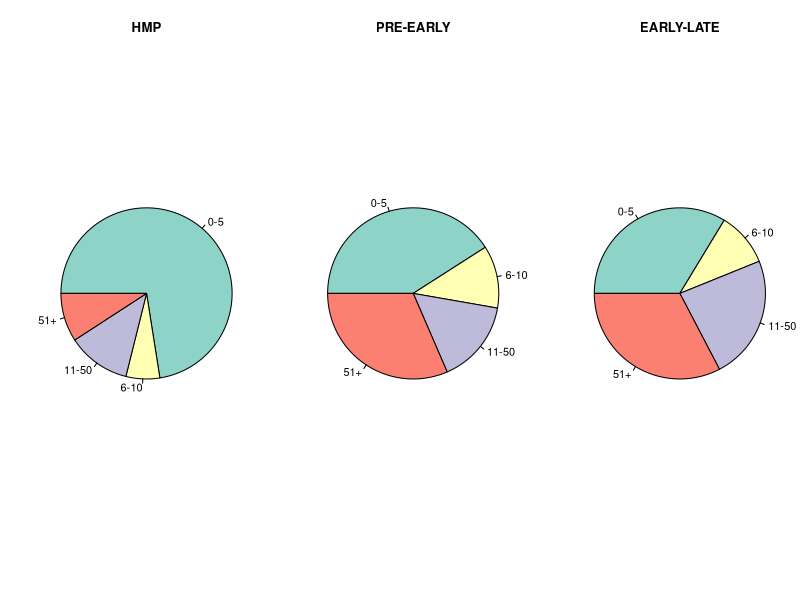

R code for this plot: (Note: this script raises an error after producing the figure.)
## ---- chunk 1
library("reshape2")
library("ggplot2")
library("RColorBrewer") 
## ---- chunk 2
data_pj<-read.table(file="rygb.txt",header=T,sep="\t",comment.char = "")
data_hmp<-read.table(file="hmp.txt",header=F,sep="\t",comment.char = "")
colnames(data_hmp) = c("species","pair","spmb")

# convert spmb values in log as spmb2
# take care of 0 (add small value 0.1) before log
data_pj$spmb2= ifelse(data_pj$spmb == 0, log(0.1),log(data_pj$spmb))
data_hmp$spmb2= ifelse(data_hmp$spmb == 0, log(0.1),log(data_hmp$spmb))

#add column type in both dataset
data_hmp$type = "HMP"
data_pj$type = "GBP"

# merge both datasets
alldata = rbind(data_hmp,data_pj)

# keep a copy of data
alldata_backup = alldata
## ---- chunk 3
#remove samples S56 from HMP data as it is regarded as mislabeled sample. 
remove_samples = grep("S56",alldata$pair)
alldata = alldata[-remove_samples,]

# categorize RYGB data into PRE-EARLY, EARLY-LATE, PRE-LATE
alldata$type = ifelse(grepl(".*3MDR.*PRE",alldata$pair),"PRE-EARLY",alldata$type)
alldata$type = ifelse(grepl(".*1Y.*PRE",alldata$pair),"PRE-LATE",alldata$type)
alldata$type = ifelse(grepl(".*1Y.*3MDR",alldata$pair),"EARLY-LATE",alldata$type)
alldata$type = ifelse(grepl(".*A.*B",alldata$pair),"PRE-EARLY",alldata$type)
alldata$type = ifelse(grepl(".*B.*C",alldata$pair),"EARLY-LATE",alldata$type)
alldata$type = ifelse(grepl(".*A.*C",alldata$pair),"PRE-LATE",alldata$type)
alldata$type = factor(alldata$type,levels = c("HMP","PRE-EARLY","EARLY-LATE","PRE-LATE"),ordered = T)

#rename species to remove underscore 
alldata$species <- sub("_", " ", alldata$species)
alldata$species <- sub("_", " ", alldata$species)
alldata$species <- sub("sp", "sp.", alldata$species)
## ---- chunk 4
hmp=round(alldata[alldata$type == "HMP",c("spmb")],0)
pj03=round(alldata[alldata$type == "PRE-EARLY",c("spmb")],0)
pj31=round(alldata[alldata$type == "EARLY-LATE",c("spmb")],0)
b=c(-Inf,5,10,50, Inf)
l=c("0-5","6-10","11-50","51+")
c=c(brewer.pal(4,"Set3"))
#png("pie.png",width = 720, height = 480, units = "px", pointsize = 12)
par(mfrow=c(1,3))
pie(table(cut(hmp,breaks=b,labels=l)),col=c,edges = 1000,radius=1,clockwise = T, init.angle = 180,main="HMP" )
pie(table(cut(pj03,breaks=b,labels=l)),col=c,edges = 1000,radius=1,clockwise = T, init.angle = 180, main="PRE-EARLY")
pie(table(cut(pj31,breaks=b,labels=l)),col=c,edges = 1000,radius=1,clockwise = T, init.angle = 180, main="EARLY-LATE")
## ---- chunk 5
# Filter species which are not very abundant in PRE-LATE data
alldata4 = alldata[alldata$type == "PRE-LATE",]
species = as.data.frame(aggregate(alldata4$species,by = list(alldata4$species), FUN=length))
#select species if present atleast 2 times
species2 = as.vector(species[species$x>1,1])

# remove item where thereis no HMP data like Dorea
species2 = species2[-9]

alldata = alldata[alldata$species %in% species2,]
###
## ---- chunk 6
list_species =NULL
for (item in unique(alldata$species)){
#for (item in c("Alistipes_onderdonkii")){ 
  data = alldata[alldata$species == item & alldata$type %in% c("HMP","PRE-LATE"),]
  data$type = as.factor(data$type)
  cat(item," ")
  if(length(unique(data$type)) >= 2) {
    test = wilcox.test(data$spmb2 ~ data$type,alternative="less")
    #test=kruskal.test(data$spmb2 ~ data$type)
    cat(test$p.value)
    if(test$p.value <= 0.05){
      list_species = c(list_species,item)
    }
  }
  cat("\n")
}
for (item in unique(alldata$species)){
  #for (item in c("Alistipes_onderdonkii")){ 
  data = alldata[alldata$species == item & alldata$type %in% c("HMP","PRE-LATE"),]
  data$type = as.factor(data$type)
  cat(item," ")
  if(length(unique(data$type)) >= 2) {
    test = wilcox.test(data$spmb2 ~ data$type,alternative="less")
    #test=kruskal.test(data$spmb2 ~ data$type)
    cat(test$p.value)
    if(test$p.value >= 0.05 & test$p.value <= 0.1){
      list_species = c(list_species,item)
    }
  }
  cat("\n")
}
## ---- chunk 7
#Convert species as ordered levels for figure
allspecies = as.vector(unique(alldata$species))
list_species2 = allspecies[!(allspecies %in% list_species)]
alldata$species <- factor(alldata$species, levels = c(rev(list_species2),rev(list_species)),order=T)

# design color scheme based on median
color_box = aggregate(. ~ species + type,alldata,median)
alldata_box = merge(alldata,color_box,by.x=c("species","type"),by.y=c("species","type"))
colnames(color_box) = c("species","type","pair","mspmb","mspmb2")
colnames(alldata_box)[8] = "SNV"

# plot the figure
ggplot(alldata_box, aes(factor(species), spmb2.x)) + 
  geom_boxplot(aes(fill = SNV),colour="black",outlier.colour = NA,lwd=0.2) +
  #geom_jitter(size = 0.01,alpha = 0.4) + 
  theme(text = element_text(size=8),axis.text.y = element_text(face="italic",angle=0,colour = "black",size=8),axis.text.x = element_text(angle=90,colour = "black",size=5), axis.ticks.x = element_blank(),axis.title.y=element_blank(),axis.title.x=element_blank())+
  coord_flip() + scale_y_continuous(limits = c(-2.5, 10.25),breaks = c(-2.5,0,2.5,5,7.5,10))  +
  geom_hline(colour = "grey20",yintercept = 0,size=0.3) +
  scale_fill_gradient2(low = "red", mid="#f7fbff",high = "#2171b5") +
  facet_grid( . ~ type)
